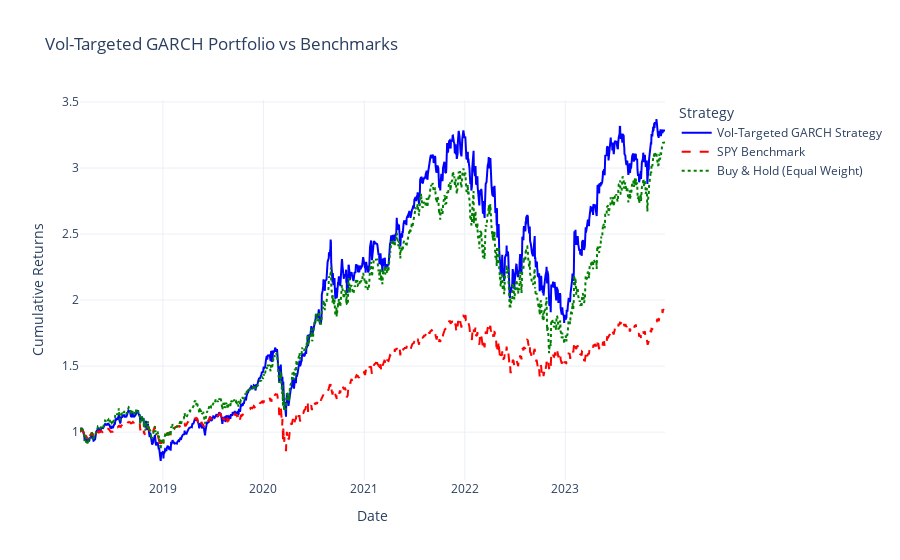

The code cell stored with this chart in its notebook:
### Markdown cell above
**Interactive plot with Plotly**

### Code cell
fig = go.Figure()

# Vol-Targeted GARCH Strategy
fig.add_trace(go.Scatter(
    x=strategy_cumulative.index,
    y=strategy_cumulative,
    mode='lines',
    name='Vol-Targeted GARCH Strategy',
    line=dict(color='blue', width=2)
))

# SPY Benchmark
fig.add_trace(go.Scatter(
    x=benchmark_cumulative.index,
    y=benchmark_cumulative,
    mode='lines',
    name='SPY Benchmark',
    line=dict(color='red', width=2, dash='dash')
))

# Buy & Hold Equal Weight
fig.add_trace(go.Scatter(
    x=bnh_cumulative.index,
    y=bnh_cumulative,
    mode='lines',
    name='Buy & Hold (Equal Weight)',
    line=dict(color='green', width=2, dash='dot')
))

# Layout
fig.update_layout(
    title='Vol-Targeted GARCH Portfolio vs Benchmarks',
    xaxis_title='Date',
    yaxis_title='Cumulative Returns',
    legend_title='Strategy',
    hovermode='x unified',
    template='plotly_white'
)

fig.show()

### Figure 1 — Plotly figure (JSON) as saved in the notebook; plotly's stock layout.template omitted (floating-point values rounded to 4 significant figures; data arrays with more than 128 entries replaced by an {"elided": "..."} marker saying what was removed)
{"data": [{"line": {"color": "blue", "width": 2}, "mode": "lines", "name": "Vol-Targeted GARCH Strategy", "type": "scatter", "x": {"elided": "1466 str values"}, "y": {"elided": "1466 float values"}}, {"line": {"color": "red", "dash": "dash", "width": 2}, "mode": "lines", "name": "SPY Benchmark", "type": "scatter", "x": {"elided": "1466 str values"}, "y": {"elided": "1466 float values"}}, {"line": {"color": "green", "dash": "dot", "width": 2}, "mode": "lines", "name": "Buy & Hold (Equal Weight)", "type": "scatter", "x": {"elided": "1466 str values"}, "y": {"elided": "1466 float values"}}], "layout": {"hovermode": "x unified", "legend": {"title": {"text": "Strategy"}}, "title": {"text": "Vol-Targeted GARCH Portfolio vs Benchmarks"}, "xaxis": {"title": {"text": "Date"}}, "yaxis": {"title": {"text": "Cumulative Returns"}}}}
